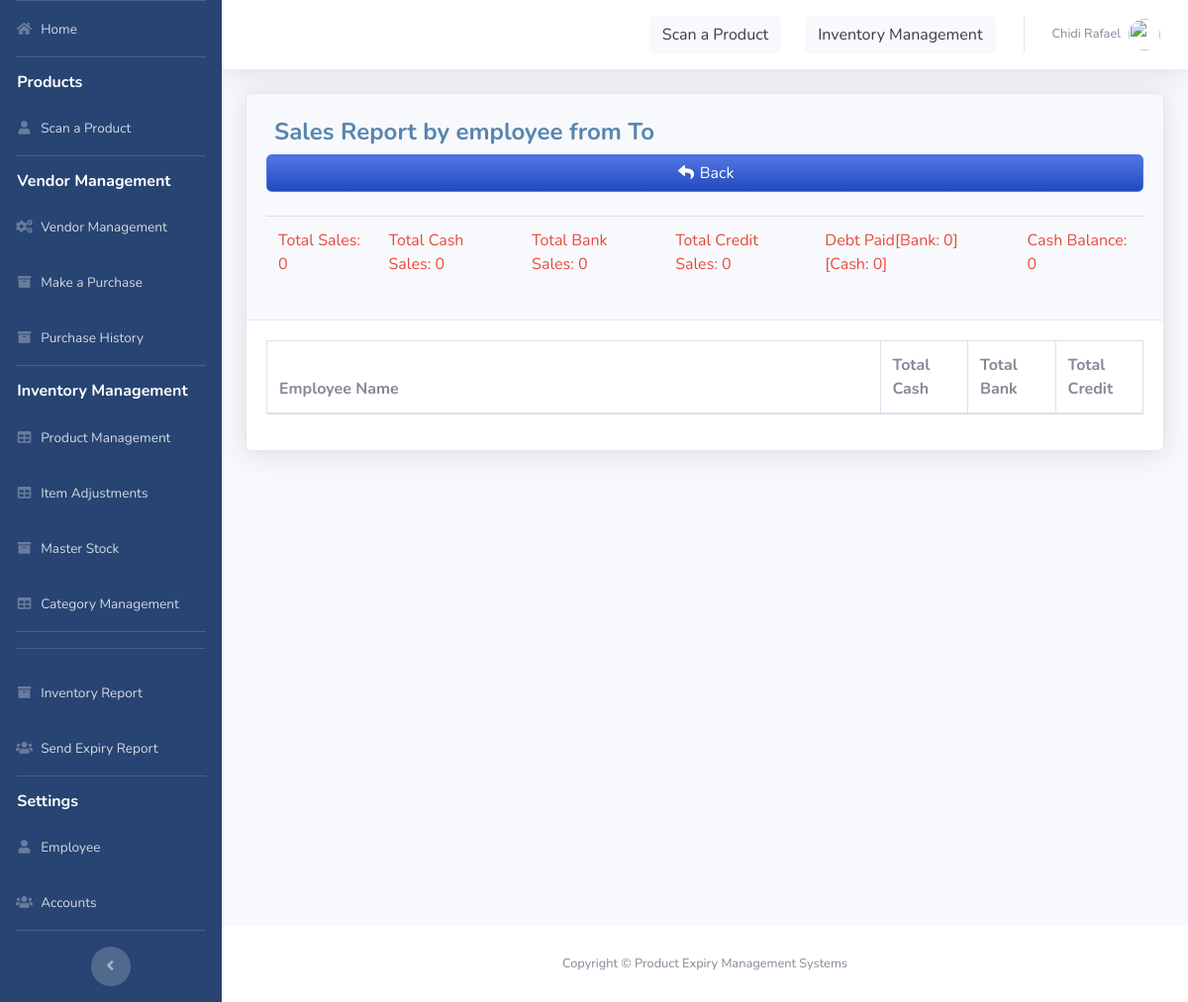
The page /pages/emp_salesfill.php (signed in) on the database as committed earlier.
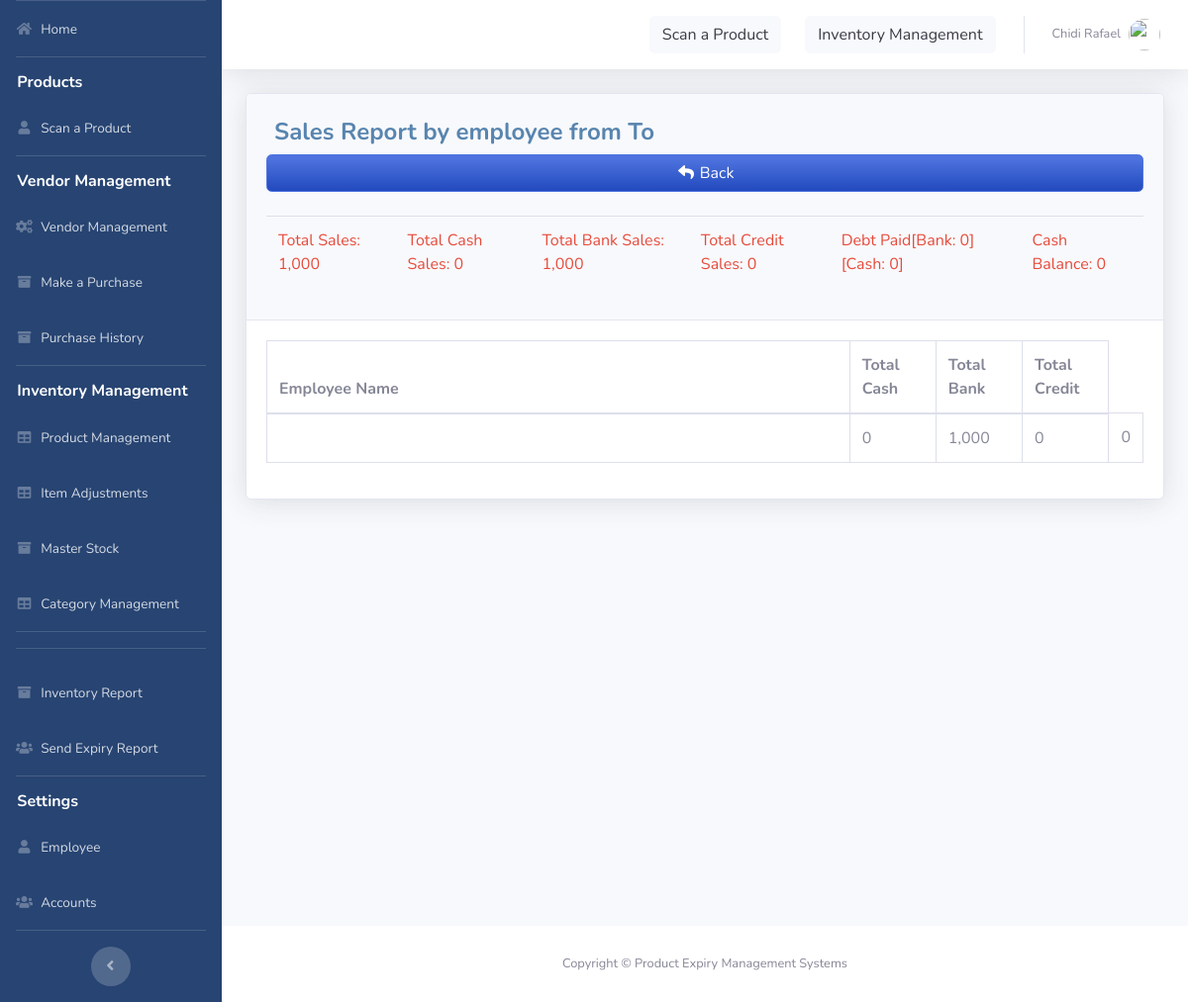
The same page on the database as committed later.
### tables this page shows
CREATE TABLE `transaction` (
  `TRANS_ID` int(50) NOT NULL AUTO_INCREMENT,
  `CUST_ID` int(11) DEFAULT NULL,
  `NUMOFITEMS` varchar(250) NOT NULL,
  `SUBTOTAL` varchar(50) NOT NULL,
  `LESSVAT` varchar(50) NOT NULL,
  `NETVAT` varchar(50) NOT NULL,
  `ADDVAT` varchar(50) NOT NULL,
  `COSTTO` varchar(100) NOT NULL,
  `GRANDTOTAL` varchar(250) NOT NULL,
  `CASH` varchar(250) NOT NULL,
  `BANK` varchar(200) NOT NULL DEFAULT '0',
  `POS` varchar(50) NOT NULL,
  `CREDIT` varchar(200) NOT NULL DEFAULT '0',
  `DATE` varchar(50) NOT NULL,
  `TRANS_D_ID` varchar(250) NOT NULL,
  `STATUS` varchar(10) NOT NULL DEFAULT '1',
  `pcode` varchar(50) NOT NULL,
  `emp` varchar(10) NOT NULL,
  `ven_id` varchar(10) NOT NULL,
  `type` varchar(10) NOT NULL DEFAULT '1',
  `SO` varchar(10) NOT NULL DEFAULT '0',
  PRIMARY KEY (`TRANS_ID`),
  KEY `TRANS_DETAIL_ID` (`TRANS_D_ID`),
  KEY `CUST_ID` (`CUST_ID`)
);

### pages/emp_salesfill.php (shortened to what this page needs)
<?php
include'../includes/connection.php';
include'../includes/sidebar.php';
?>
<?php
$result = mysqli_query($db, "SELECT SUM(GRANDTOTAL) AS value_sum FROM transaction WHERE transaction.DATE between '$range1' and '$range2' AND STATUS=1 AND type=1");
$row = mysqli_fetch_assoc($result);
$sumtotal = $row['value_sum'];
$result = mysqli_query($db, "SELECT SUM(CASH) AS value_sum FROM transaction WHERE transaction.DATE between '$range1' and '$range2' AND STATUS=1 AND type=1");
$row = mysqli_fetch_assoc($result);
$sumcash = $row['value_sum'];
$result = mysqli_query($db, "SELECT SUM(BANK) AS value_sum FROM transaction WHERE transaction.DATE between '$range1' and '$range2' AND STATUS=1 AND type=1");
$row = mysqli_fetch_assoc($result);
$sumbank = $row['value_sum'];
$result = mysqli_query($db, "SELECT SUM(CREDIT) AS value_sum FROM transaction WHERE transaction.DATE between '$range1' and '$range2' AND STATUS=1 AND type=1");
$row = mysqli_fetch_assoc($result);
$sumcredit = $row['value_sum'];
$result = mysqli_query($db, "SELECT SUM(cash) AS value_sum FROM receipts_tbl WHERE date between '$range1' and '$range2'");
$row = mysqli_fetch_assoc($result);
$sumpayc = $row['value_sum'];
$result = mysqli_query($db, "SELECT SUM(bank) AS value_sum FROM receipts_tbl WHERE date between '$range1' and '$range2'");
$row = mysqli_fetch_assoc($result);
$sumpayb = $row['value_sum'];
$bal=($sumtotal-$sumbank-$sumcredit) + $sumpayc;
            ?>
            <div class="card shadow mb-4">
            <div class="card-header py-3">
              <h4 class="m-2 font-weight-bold text-primary">Sales Report by employee from <?php echo $range1 ?> To <?php echo $range2 ?></h4><a href="transaction.php" type="button" class="btn btn-primary bg-gradient-primary btn-block"> <i class="fas fa-flip-horizontal fa-fw fa-share"></i> Back </a><br>
                  <table class="table">
                    <tr>
                      <td class="text-danger">Total Sales: <?php echo number_format($sumtotal)  ?> </td>
                      <td class="text-danger">Total Cash Sales: <?php echo number_format($sumcash)  ?> </td>
                      <td class="text-danger">Total Bank Sales: <?php echo number_format($sumbank)  ?></td>
                      <td class="text-danger">Total Credit Sales: <?php echo number_format($sumcredit)  ?></td>
                      <td class="text-danger">Debt Paid[Bank: <?php echo number_format($sumpayb)  ?>] [Cash: <?php echo number_format($sumpayc)  ?>]</td>
                      <td class="text-danger">Cash Balance: <?php echo number_format($bal)  ?></td>
                    </tr>
                  </table>
            </div>
            <div class="card-body">
              <div class="table-responsive">
                <table class="table table-bordered" id="dataTable" width="100%" cellspacing="0">
               <thead>
                   <tr>
                     <th width="70%">Employee Name</th>
                     <th th width="10%">Total Cash</th>
                     <th width="10%">Total Bank</th>
                     <th width="10%">Total Credit</th>
                   </tr>
               </thead>
          <tbody>
<?php
    $query = "SELECT*, sum(CASH) as sc,sum(BANK) as sb, sum(POS) as sp , sum(CREDIT) as cr from transaction WHERE transaction.DATE between '$range1' and '$range2' and transaction.STATUS=1 AND transaction.type=1
              GROUP BY emp";
        $result = mysqli_query($db, $query) or die (mysqli_error($db));
            while ($row = mysqli_fetch_assoc($result)) {
                $emp=$row['emp'];
                echo '<tr>';
                echo '<td>'. $emp.'</td>';
                echo '<td>'. number_format($row['sc']) .'</td>';
                echo '<td>'. number_format($row['sb']).'</td>';
                echo '<td>'. number_format($row['sp']).'</td>';
                 echo '<td>'. number_format($row['cr']).'</td>';
                echo '</tr> ';
                        }
?>
                                </tbody>
                            </table>
                        </div>
                    </div>
                  </div>
<?php
include'../includes/footer.php';
?>

Rows that differ between the two databases and show on the page:
added transaction: sc "0", sb "1,000", sp "0", cr "0"
Other text that changed with them:
$sumtotal: "0" → "1,000"
$sumbank: "0" → "1,000"
